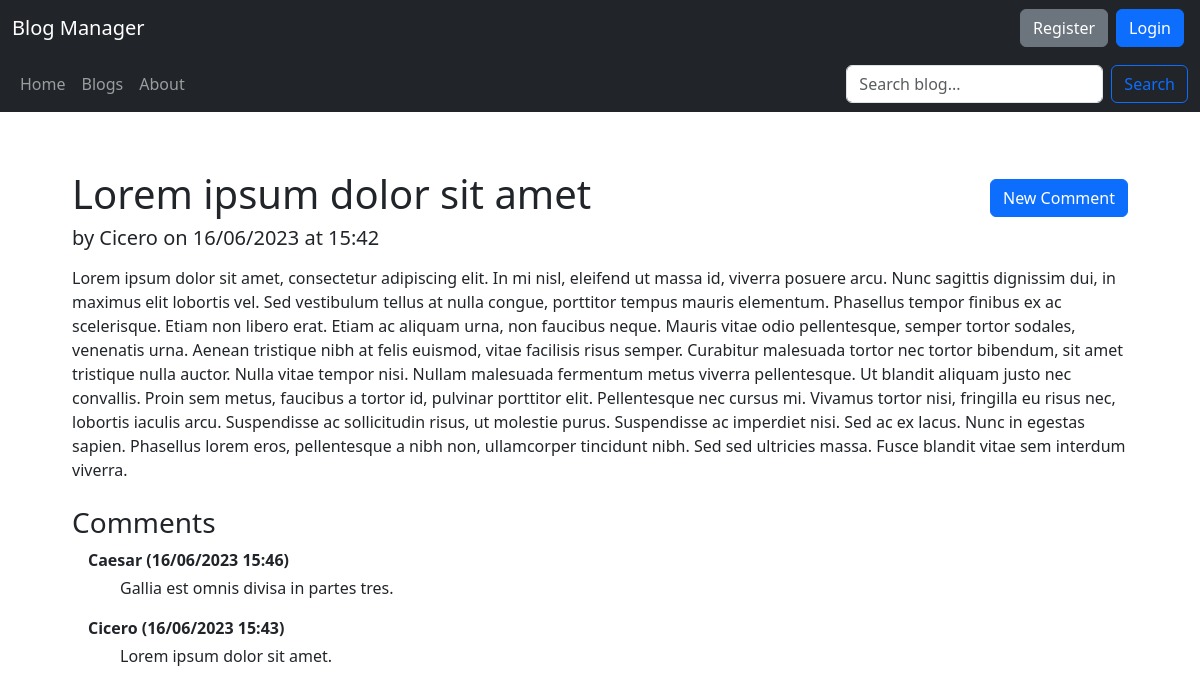
The app's page /blogs/1/1 with its own data.
### blog/models.py (models this page shows)
class Post(models.Model):
    post_title = models.CharField(max_length=100, unique=True)
    post_content = models.TextField()
    post_date = models.DateTimeField(default=timezone.now)
    post_blog = models.ForeignKey(Blog, on_delete=models.CASCADE)
    post_author = models.ForeignKey(User, on_delete=models.CASCADE)

class Comment(models.Model):
    comment_content = models.TextField()
    comment_date = models.DateTimeField(default=timezone.now)
    comment_post = models.ForeignKey(Post, on_delete=models.CASCADE)
    comment_author = models.ForeignKey(User, on_delete=models.CASCADE)

### blog/views.py (the view)
# urls.py: path('blogs/<int:blog_id>/<int:post_id>', views.post_detail, name='blog_manager_post'),
def post_detail(request, blog_id, post_id):
    try:
        post = Post.objects.filter(post_blog_id=blog_id).get(id=post_id)
    except Post.DoesNotExist:
        return redirect('blog_manager_blog', blog_id=blog_id)
    post_author = get_object_or_404(User, id=post.post_author_id)
    if post_author == request.user:
        author = request.user
    else:
        author = None
    post_comments = Comment.objects.filter(comment_post=post)
    context = {
        'post': post,
        'user': author,
        'comments': post_comments,
        'title': post.post_title
    }
    return render(request, 'blog/post_detail.html', context)

### blog/templates/blog/post_detail.html (shortened to what this page needs)
{% extends 'blog/base.html' %}
{% block content %}
    <div class="container mt-5">
        <div class="d-flex align-items-center justify-content-between">
            <h1>{{ post.post_title }}</h1>
            <div>
                <a class="btn btn-primary" href="{% url 'blog_manager_comment_create' post.post_blog_id post.id%}">New Comment</a>
            </div>
        </div>
        <h5 class="mb-3">by {{ post.post_author }} on {{ post.post_date|date:'d/m/Y'}} at {{ post.post_date|date:'H:i'}}</h5>
        <p class="mb-4">{{post.post_content}}</p>
        <h3>Comments</h3>
        {% for comment in comments reversed %}
            <div class="d-flex align-items-center justify-content-between">
                <p class="ms-3 mb-1 fw-bold">{{comment.comment_author}}    ({{ comment.comment_date|date:'d/m/Y H:i'}})</p>
            </div>
            <p class="ms-5">{{comment.comment_content}}</p>
        {% empty %}
            <p class="ms-3">No comments yet.</p>
        {% endfor %}
    </div>
{% endblock content %}

### records on screen
Post: post_title "Lorem ipsum dolor sit amet", post_author "Cicero", post_date "16/06/2023", post_date "15:42", post_content "Lorem ipsum dolor sit amet, consectetur adipiscing elit. In mi nisl, eleifend ut massa id, viverra posuere arcu. Nunc sagittis dignissim dui, in maximus elit lobortis vel. Sed vestibulum tellus at nulla congue, porttitor tempus mauris elementum. Phasellus tempor finibus ex ac scelerisque. Etiam non libero erat. Etiam ac aliquam urna, non faucibus neque. Mauris vitae odio pellentesque, semper tortor sodales, venenatis urna. Aenean tristique nibh at felis euismod, vitae facilisis risus semper. Curabitur malesuada tortor nec tortor bibendum, sit amet tristique nulla auctor. Nulla vitae tempor nisi. Nullam malesuada fermentum metus viverra pellentesque. Ut blandit aliquam justo nec convallis.…"
Comment: comment_author "Caesar", comment_date "16/06/2023 15:46", comment_content "Gallia est omnis divisa in partes tres."
Comment: comment_author "Cicero", comment_date "16/06/2023 15:43", comment_content "Lorem ipsum dolor sit amet."
